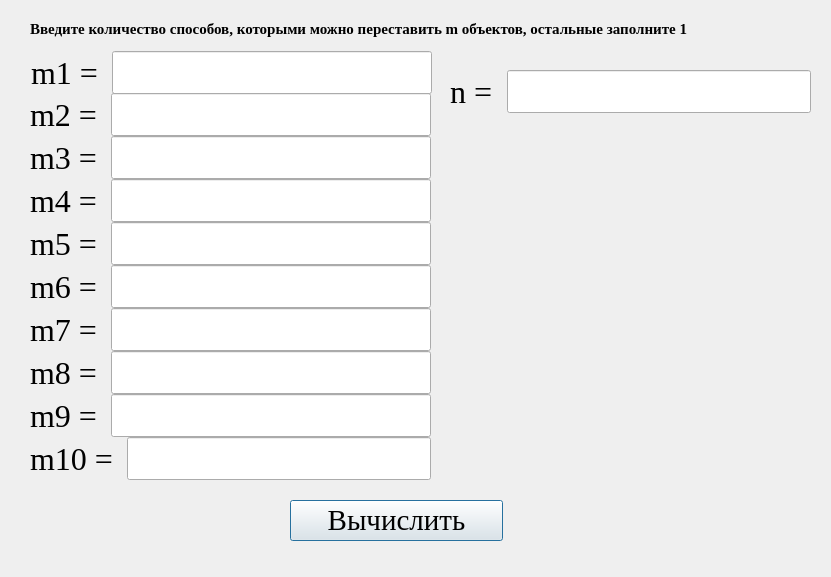
<?xml version="1.0" encoding="UTF-8"?>
<ui version="4.0">
 <class>Dialog</class>
 <widget class="QDialog" name="Dialog">
  <property name="geometry">
   <rect>
    <x>0</x>
    <y>0</y>
    <width>831</width>
    <height>577</height>
   </rect>
  </property>
  <property name="windowTitle">
   <string>Dialog</string>
  </property>
  <widget class="QLabel" name="label">
   <property name="geometry">
    <rect>
     <x>30</x>
     <y>20</y>
     <width>658</width>
     <height>17</height>
    </rect>
   </property>
   <property name="font">
    <font>
     <family>Times New Roman</family>
     <pointsize>11</pointsize>
     <bold>true</bold>
    </font>
   </property>
   <property name="text">
    <string>Введите количество способов, которыми можно переставить m объектов, остальные заполните 1</string>
   </property>
  </widget>
  <widget class="QPushButton" name="counting_button">
   <property name="geometry">
    <rect>
     <x>290</x>
     <y>500</y>
     <width>213</width>
     <height>41</height>
    </rect>
   </property>
   <property name="font">
    <font>
     <family>Times New Roman</family>
     <pointsize>22</pointsize>
    </font>
   </property>
   <property name="text">
    <string>Вычислить</string>
   </property>
  </widget>
  <widget class="QWidget" name="layoutWidget">
   <property name="geometry">
    <rect>
     <x>450</x>
     <y>70</y>
     <width>361</width>
     <height>43</height>
    </rect>
   </property>
   <layout class="QHBoxLayout" name="horizontalLayout_11">
    <item>
     <widget class="QLabel" name="label_12">
      <property name="font">
       <font>
        <family>Times New Roman</family>
        <pointsize>24</pointsize>
       </font>
      </property>
      <property name="text">
       <string>n = </string>
      </property>
     </widget>
    </item>
    <item>
     <widget class="QLineEdit" name="nn">
      <property name="font">
       <font>
        <family>Times New Roman</family>
        <pointsize>24</pointsize>
       </font>
      </property>
     </widget>
    </item>
   </layout>
  </widget>
  <widget class="QWidget" name="layoutWidget">
   <property name="geometry">
    <rect>
     <x>30</x>
     <y>179</y>
     <width>401</width>
     <height>43</height>
    </rect>
   </property>
   <layout class="QHBoxLayout" name="horizontalLayout_7">
    <item>
     <widget class="QLabel" name="label_8">
      <property name="font">
       <font>
        <family>Times New Roman</family>
        <pointsize>24</pointsize>
       </font>
      </property>
      <property name="text">
       <string>m4 = </string>
      </property>
     </widget>
    </item>
    <item>
     <widget class="QLineEdit" name="m4">
      <property name="font">
       <font>
        <family>Times New Roman</family>
        <pointsize>24</pointsize>
       </font>
      </property>
     </widget>
    </item>
   </layout>
  </widget>
  <widget class="QWidget" name="layoutWidget">
   <property name="geometry">
    <rect>
     <x>30</x>
     <y>351</y>
     <width>401</width>
     <height>43</height>
    </rect>
   </property>
   <layout class="QHBoxLayout" name="horizontalLayout_10">
    <item>
     <widget class="QLabel" name="label_6">
      <property name="font">
       <font>
        <family>Times New Roman</family>
        <pointsize>24</pointsize>
       </font>
      </property>
      <property name="text">
       <string>m8 = </string>
      </property>
     </widget>
    </item>
    <item>
     <widget class="QLineEdit" name="m8">
      <property name="font">
       <font>
        <family>Times New Roman</family>
        <pointsize>24</pointsize>
       </font>
      </property>
     </widget>
    </item>
   </layout>
  </widget>
  <widget class="QWidget" name="layoutWidget">
   <property name="geometry">
    <rect>
     <x>30</x>
     <y>394</y>
     <width>401</width>
     <height>43</height>
    </rect>
   </property>
   <layout class="QHBoxLayout" name="horizontalLayout_9">
    <item>
     <widget class="QLabel" name="label_10">
      <property name="font">
       <font>
        <family>Times New Roman</family>
        <pointsize>24</pointsize>
       </font>
      </property>
      <property name="text">
       <string>m9 = </string>
      </property>
     </widget>
    </item>
    <item>
     <widget class="QLineEdit" name="m9">
      <property name="font">
       <font>
        <family>Times New Roman</family>
        <pointsize>24</pointsize>
       </font>
      </property>
     </widget>
    </item>
   </layout>
  </widget>
  <widget class="QWidget" name="layoutWidget">
   <property name="geometry">
    <rect>
     <x>30</x>
     <y>93</y>
     <width>401</width>
     <height>43</height>
    </rect>
   </property>
   <layout class="QHBoxLayout" name="horizontalLayout">
    <item>
     <widget class="QLabel" name="label_2">
      <property name="font">
       <font>
        <family>Times New Roman</family>
        <pointsize>24</pointsize>
       </font>
      </property>
      <property name="text">
       <string>m2 = </string>
      </property>
     </widget>
    </item>
    <item>
     <widget class="QLineEdit" name="m2">
      <property name="font">
       <font>
        <family>Times New Roman</family>
        <pointsize>24</pointsize>
       </font>
      </property>
     </widget>
    </item>
   </layout>
  </widget>
  <widget class="QWidget" name="layoutWidget">
   <property name="geometry">
    <rect>
     <x>30</x>
     <y>437</y>
     <width>401</width>
     <height>43</height>
    </rect>
   </property>
   <layout class="QHBoxLayout" name="horizontalLayout_5">
    <item>
     <widget class="QLabel" name="label_11">
      <property name="font">
       <font>
        <family>Times New Roman</family>
        <pointsize>24</pointsize>
       </font>
      </property>
      <property name="text">
       <string>m10 = </string>
      </property>
     </widget>
    </item>
    <item>
     <widget class="QLineEdit" name="m10">
      <property name="font">
       <font>
        <family>Times New Roman</family>
        <pointsize>24</pointsize>
       </font>
      </property>
     </widget>
    </item>
   </layout>
  </widget>
  <widget class="QWidget" name="layoutWidget">
   <property name="geometry">
    <rect>
     <x>30</x>
     <y>136</y>
     <width>401</width>
     <height>43</height>
    </rect>
   </property>
   <layout class="QHBoxLayout" name="horizontalLayout_2">
    <item>
     <widget class="QLabel" name="label_3">
      <property name="font">
       <font>
        <family>Times New Roman</family>
        <pointsize>24</pointsize>
       </font>
      </property>
      <property name="text">
       <string>m3 = </string>
      </property>
     </widget>
    </item>
    <item>
     <widget class="QLineEdit" name="m3">
      <property name="font">
       <font>
        <family>Times New Roman</family>
        <pointsize>24</pointsize>
       </font>
      </property>
     </widget>
    </item>
   </layout>
  </widget>
  <widget class="QWidget" name="layoutWidget">
   <property name="geometry">
    <rect>
     <x>30</x>
     <y>265</y>
     <width>401</width>
     <height>43</height>
    </rect>
   </property>
   <layout class="QHBoxLayout" name="horizontalLayout_8">
    <item>
     <widget class="QLabel" name="label_9">
      <property name="font">
       <font>
        <family>Times New Roman</family>
        <pointsize>24</pointsize>
       </font>
      </property>
      <property name="text">
       <string>m6 = </string>
      </property>
     </widget>
    </item>
    <item>
     <widget class="QLineEdit" name="m6">
      <property name="font">
       <font>
        <family>Times New Roman</family>
        <pointsize>24</pointsize>
       </font>
      </property>
     </widget>
    </item>
   </layout>
  </widget>
  <widget class="QWidget" name="layoutWidget">
   <property name="geometry">
    <rect>
     <x>30</x>
     <y>222</y>
     <width>401</width>
     <height>43</height>
    </rect>
   </property>
   <layout class="QHBoxLayout" name="horizontalLayout_3">
    <item>
     <widget class="QLabel" name="label_4">
      <property name="font">
       <font>
        <family>Times New Roman</family>
        <pointsize>24</pointsize>
       </font>
      </property>
      <property name="text">
       <string>m5 = </string>
      </property>
     </widget>
    </item>
    <item>
     <widget class="QLineEdit" name="m5">
      <property name="font">
       <font>
        <family>Times New Roman</family>
        <pointsize>24</pointsize>
       </font>
      </property>
     </widget>
    </item>
   </layout>
  </widget>
  <widget class="QWidget" name="layoutWidget">
   <property name="geometry">
    <rect>
     <x>30</x>
     <y>308</y>
     <width>401</width>
     <height>43</height>
    </rect>
   </property>
   <layout class="QHBoxLayout" name="horizontalLayout_4">
    <item>
     <widget class="QLabel" name="label_5">
      <property name="font">
       <font>
        <family>Times New Roman</family>
        <pointsize>24</pointsize>
       </font>
      </property>
      <property name="text">
       <string>m7 = </string>
      </property>
     </widget>
    </item>
    <item>
     <widget class="QLineEdit" name="m7">
      <property name="font">
       <font>
        <family>Times New Roman</family>
        <pointsize>24</pointsize>
       </font>
      </property>
     </widget>
    </item>
   </layout>
  </widget>
  <widget class="QWidget" name="layoutWidget">
   <property name="geometry">
    <rect>
     <x>31</x>
     <y>51</y>
     <width>401</width>
     <height>43</height>
    </rect>
   </property>
   <layout class="QHBoxLayout" name="horizontalLayout_6">
    <item>
     <widget class="QLabel" name="label_7">
      <property name="font">
       <font>
        <family>Times New Roman</family>
        <pointsize>24</pointsize>
       </font>
      </property>
      <property name="text">
       <string>m1 = </string>
      </property>
     </widget>
    </item>
    <item>
     <widget class="QLineEdit" name="m1">
      <property name="font">
       <font>
        <family>Times New Roman</family>
        <pointsize>24</pointsize>
       </font>
      </property>
     </widget>
    </item>
   </layout>
  </widget>
 </widget>
 <resources/>
 <connections/>
</ui>
